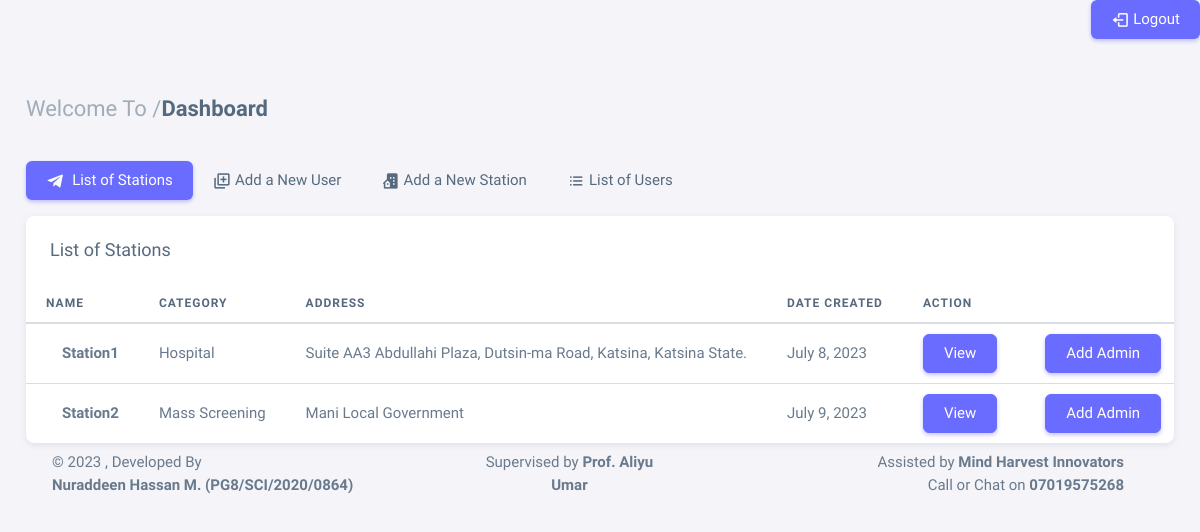
The app's page /admin-dash/ (signed in), older data.
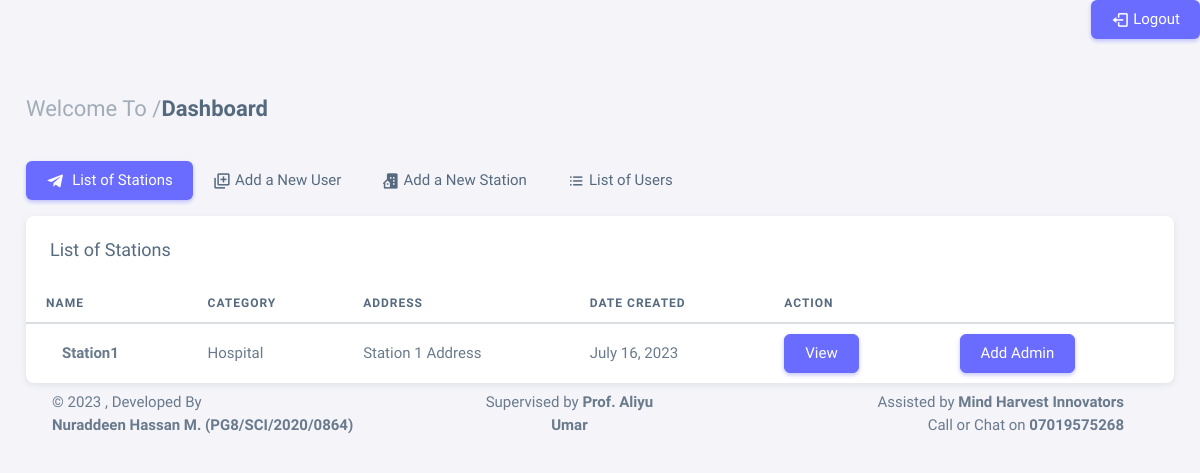
The same page, newer data.
### app/models.py (models this page shows, shortened)
class Station(models.Model):
    user = models.ForeignKey(User, on_delete=models.CASCADE)
    select = (
        ('Hospital', 'Hospital'),
        ('Clinic', 'Clinic'),
        ('Laboratory', 'Laboratory'),
    )
    name = models.CharField(max_length=50)
    category = models.CharField(max_length=50, choices=select)
    gis_location = models.CharField(max_length=50)
    address = models.TextField(max_length=200)
    supervisor = models.TextField(max_length=200)
    phone = models.IntegerField()
    email = models.EmailField(max_length=200)
    date_created = models.DateField(auto_now_add=True)

### app/views.py (the view)
# urls.py: path('admin-dash/', views.adminDash, name='admin-dash'),
@login_required
@user_passes_test(is_user_admin)
def adminDash(request):
    station_list = Station.objects.all()
    context = {
        'station_list': station_list,
    }
    return render(request, 'admin_dash.html', context)

### app/views.py (called while the page is built)
def is_user_admin(user):
    return hasattr(user, 'user_admin')

### app/templates/admin_dash.html (shortened to what this page needs)
{% extends 'base.html' %}
{% block content %}
<div class="content-wrapper">
  <div class="container-xxl flex-grow-1 container-p-y">
    <h4 class="fw-semibold py-3 mb-4"><span class="text-muted fw-light">Welcome To /</span>Dashboard</h4>
  <div class="row">
    <div class="col-md-12">
        <ul class="nav nav-pills flex-column flex-md-row mb-3">
            <li class="nav-item">
                <a class="nav-link active" href="javascript:void(0);"><i class="bx bxl-telegram me-1"></i>
                    List of Stations</a>
            </li>
            <li class="nav-item">
                <a class="nav-link" href="{% url 'add-user' %}"><i class='bx bx-add-to-queue'></i> Add a New User</a>
            </li>
            <li class="nav-item">
                <a class="nav-link" href="{% url 'addStation' %}"><i class="bx bxs-building-house"></i> Add a New Station
                </a>
            </li>
            <li class="nav-item">
                <a class="nav-link" href="{% url 'user-list' %}"><i class="bx bx-list-ul"></i>
                    List of Users</a>
            </li>
        </ul>
    <div class="card">
      <h5 class="card-header">List of Stations</h5>
      <div class="table-responsive text-nowrap">
        <table class="table">
          <thead>
            <tr>
              <th>Name</th>
              <th>Category</th>
              <th>Address</th>
              <th>Date Created</th>
              <th>Action</th>
            </tr>
          </thead>
          <tbody class="table-border-bottom-0">
            {% for s in station_list %}
            <tr>
              <td> <strong>{{s.name}}</strong></td>
              <td>{{s.category}}</td>
              <td>{{s.address}}</td>
              <td>{{s.date_created}}</td>
              <td>
                <a href="{% url 'sta-dashh' s.id %}" class="btn btn-primary me-2">View</a>
              </td>
              <td>
                <a href="{% url 'make-admin' s.id %}" class="btn btn-primary me-2">Add Admin</a>
              </td>
            {% endfor %}
          </tbody>
        </table>
      </div>
    </div>
  </div>
</div>
{% endblock content %}

Row changes from the older to the newer data that the page shows:
removed Station: name "Station2", category "Mass Screening", address "Mani Local Government", date_created "July 9, 2023"
changed Station "Station1": address "Suite AA3 Abdullahi Plaza, Dutsin-ma Road, Katsina, Katsina State." → "Station 1 Address"; date_created "July 8, 2023" → "July 16, 2023"
